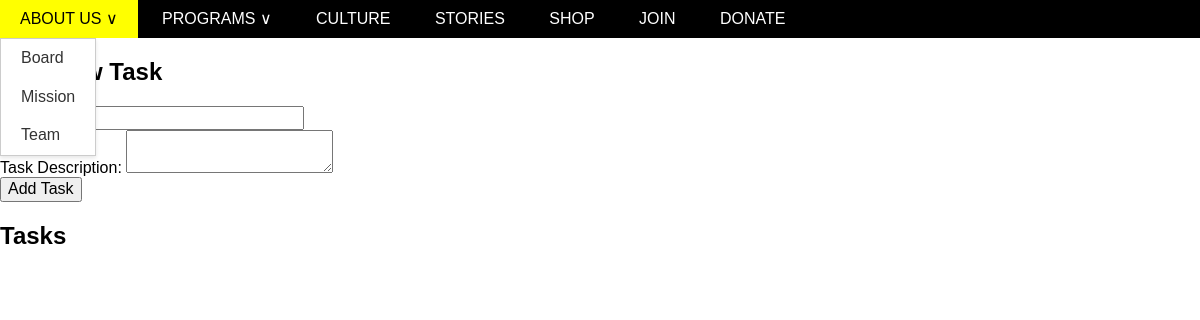
Before: /admin_tasks.php with the older database file.
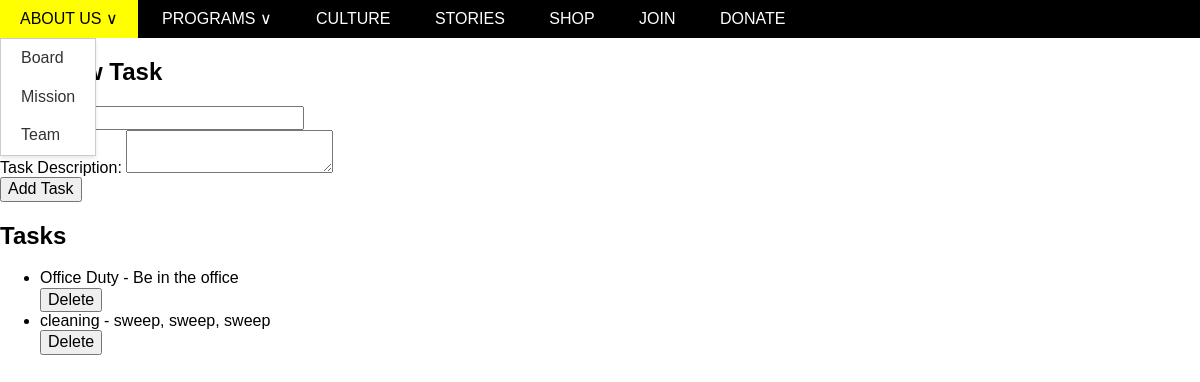
After: the same page with the newer database file.
### tables this page shows
CREATE TABLE `hub_tasks` (
  `id` int(11) NOT NULL,
  `task_name` varchar(255) NOT NULL,
  `task_description` text,
  `task_type` varchar(100) DEFAULT NULL,
  `task_status` varchar(50) NOT NULL DEFAULT 'Open',
  `task_start_date` datetime DEFAULT NULL,
  `task_end_date` datetime DEFAULT NULL,
  `assigned_to` int(11) DEFAULT NULL,
  `hub_location_id` int(11) DEFAULT NULL,
  `assigned_manager_id` int(11) DEFAULT NULL
);

### admin_tasks.php (the view, shortened to what this page needs)
<?php
require_once(__DIR__ . "/classes/data.php");
try {
    $conn = Data::getConnection();
} catch (PDOException $e) {
    die("Connection failed: " . $e->getMessage());
}
?>
<!DOCTYPE html>
<html lang="en">
<head>
    <link rel="stylesheet" href="styles/normalize.css">
    <link rel="stylesheet" href="styles/nav.css">
</head>
<body>
    <?php include_once("nav.inc.php"); ?>
    <h2>Add New Task</h2>
    <form method="post" action="<?php echo htmlspecialchars($_SERVER["PHP_SELF"]); ?>">
        <label for="task_name">Task Name:</label>
        <input type="text" id="task_name" name="task_name" required><br>
        <label for="task_description">Task Description:</label>
        <textarea id="task_description" name="task_description" required></textarea><br>
        <button type="submit" name="add_task_type">Add Task</button>
    </form>
    <h2>Tasks</h2>
    <ul>
        <?php
        try {
            $sql = "SELECT * FROM `hub_tasks`";
            $stmt = $conn->prepare($sql);
            $stmt->execute();
            $tasks = $stmt->fetchAll(PDO::FETCH_ASSOC);
            foreach ($tasks as $task) {
                echo "<li>" . $task["task_name"] . " - " . $task["task_description"] . " <form method='post' action='" . htmlspecialchars($_SERVER["PHP_SELF"]) . "'><input type='hidden' name='task_id' value='" . $task["id"] . "'><button type='submit' name='delete_task'>Delete</button></form></li>";
            }
        } catch (PDOException $e) {
            echo "Error: " . $e->getMessage();
        }
        ?>
    </ul>
</body>
</html>

### nav.inc.php (shortened to what this page needs)
<!DOCTYPE html>
<html lang="en">
<head>
</head>
<body>
    <nav>
        <ul>
            <li>
                <a href="#">ABOUT US &or;</a>
                <ul>
                    <li><a href="#">Board</a></li>
                    <li><a href="#">Mission</a></li>
                    <li><a href="#">Team</a></li>
                </ul>
            </li>
            <li>
                <a href="#">PROGRAMS &or;</a>
            </li>
            <li><a href="#">CULTURE</a></li>
            <li><a href="#">STORIES</a></li>
            <li><a href="#">SHOP</a></li>
            <li><a href="#">JOIN</a></li>
            <li><a href="#">DONATE</a></li>
        </ul>
    </nav>

### styles/nav.css (style rules this page uses)
* { font-family: sans-serif; }
nav ul { list-style: none; margin: 0; padding: 0; background-color: black; }
nav ul li { display: inline-block; position: relative; }
nav ul li a { display: block; padding: 10px 20px; text-decoration: none; color: #fff; transition: background-color 0.3s; }
nav ul li ul { display: none; position: absolute; background-color: #fff; box-shadow: 0 2px 4px rgba(0, 0, 0, 0.1); border: 1px solid #ccc; }
nav ul li ul li { display: block; white-space: nowrap; }
nav ul li ul li a { display: block; padding: 10px 20px; text-decoration: none; color: #333; transition: background-color 0.3s; }

Changed rows visible on the page:
added hub_tasks: task_name "Office Duty", task_description "Be in the office"
added hub_tasks: task_name "cleaning", task_description "sweep, sweep, sweep"
